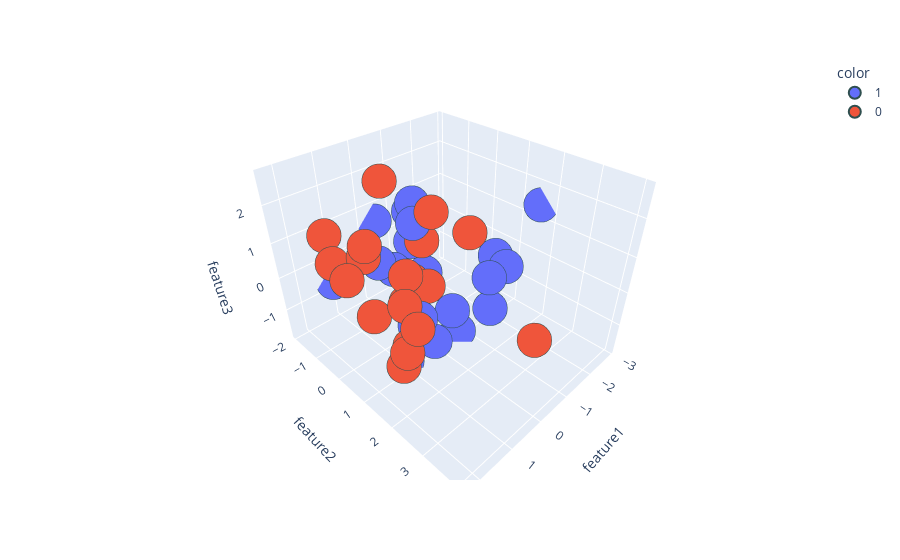

Source (notebook cell):
### Code cell
fig = px.scatter_3d(df, x=df['feature1'], y=df['feature2'], z=df['feature3'],
              color=df['target'].astype('str'))
fig.update_traces(marker=dict(size=12,
                              line=dict(width=2,
                                        color='DarkSlateGrey')),
                  selector=dict(mode='markers'))

fig.show()

### Figure 1 — Plotly figure (JSON) as saved in the notebook; plotly's stock layout.template omitted (floating-point values rounded to 4 significant figures)
{"data": [{"hovertemplate": "color=1<br>feature1=%{x}<br>feature2=%{y}<br>feature3=%{z}<extra></extra>", "legendgroup": "1", "marker": {"color": "#636efa", "line": {"color": "DarkSlateGrey", "width": 2}, "size": 12, "symbol": "circle"}, "mode": "markers", "name": "1", "scene": "scene", "showlegend": true, "type": "scatter3d", "x": [-1.1, -1.107, 0.7604, 0.4706, -1.045, -0.02919, 0.8491, 0.9544, -0.387, 1.242, -0.764, -0.6648, -1.726, -1.264, -2.084, -0.9918, -0.4675, 1.113, -2.903, 1.019], "y": [-1.316, 1.578, -0.2856, -0.1007, -0.6892, 1.394, 1.051, 0.7828, -1.927, 1.708, -0.7752, 0.985, 1.585, 1.528, 0.9378, -1.163, -0.423, -1.921, 1.617, 1.899], "z": [0.8105, 0.1075, 0.5384, 0.3038, -0.8528, -0.3979, -0.5369, -1.793, 0.5508, 0.3232, 1.384, -1.7, 0.1343, -0.9707, -0.005778, -0.02134, 1.064, -0.7014, 1.426, -0.3548]}, {"hovertemplate": "color=0<br>feature1=%{x}<br>feature2=%{y}<br>feature3=%{z}<extra></extra>", "legendgroup": "0", "marker": {"color": "#EF553B", "line": {"color": "DarkSlateGrey", "width": 2}, "size": 12, "symbol": "circle"}, "mode": "markers", "name": "0", "scene": "scene", "showlegend": true, "type": "scatter3d", "x": [0.03826, 0.55, 1.913, 0.6975, -0.582, 1.901, 0.9339, 1.739, 1.877, 1.417, 1.566, 1.575, 2.268, -0.05508, 1.343, 0.8266, 0.4028, 1.786, 1.437, -0.3908], "y": [1.955, 1.206, -0.3877, -0.0638, -0.2431, 1.879, 0.8716, 0.5903, 2.003, 1.521, 1.991, 0.5016, 0.718, -0.05731, -1.589, 0.7833, 4.02, 0.7415, 1.455, 0.3414], "z": [2.021, 0.54, 1.03, 2.705, 0.5898, -0.4949, 0.1044, 1.577, -0.04376, -0.4737, 0.4052, -0.1553, 1.332, -0.2841, 0.9835, 0.7401, 0.6739, 1.932, 0.6201, 1.704]}], "layout": {"legend": {"title": {"text": "color"}, "tracegroupgap": 0}, "margin": {"t": 60}, "scene": {"domain": {"x": [0, 1], "y": [0, 1]}, "xaxis": {"title": {"text": "feature1"}}, "yaxis": {"title": {"text": "feature2"}}, "zaxis": {"title": {"text": "feature3"}}}}}
